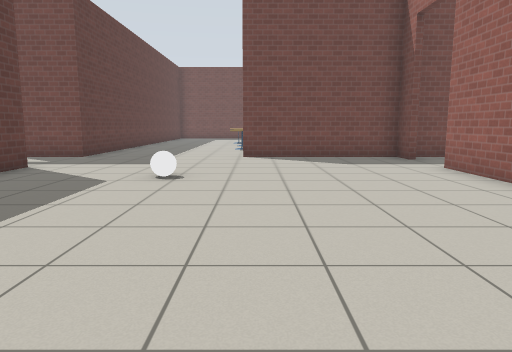
View 1 (above)

23 first-person views from a walk through a world built for the Gazebo simulator. The camera is 1 m above the floor, tilts 8° down and sees 70° across. The floor is counted in squares, 1 m on a side. Each view is taken from the middle of a square. On the plan, view 1 faces up. The plan holds only what a view shows up to about 13 squares ahead; the rest is blank. The robots in the file are not drawn. Gazebo's built-in surfaces are drawn with simple patterns.

View 2
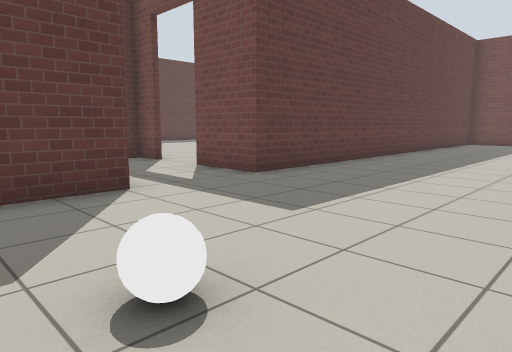

View 3
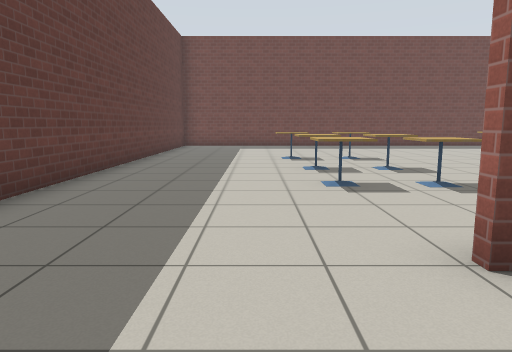

View 4
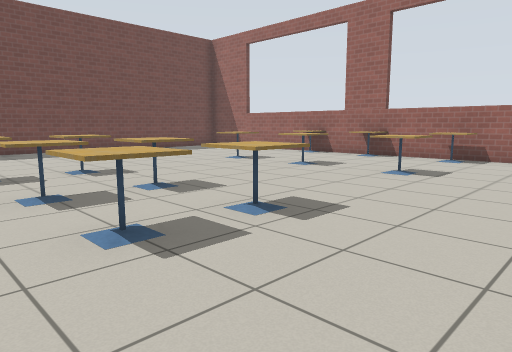

View 5
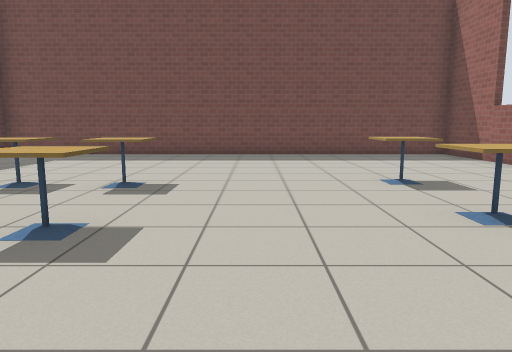

View 6
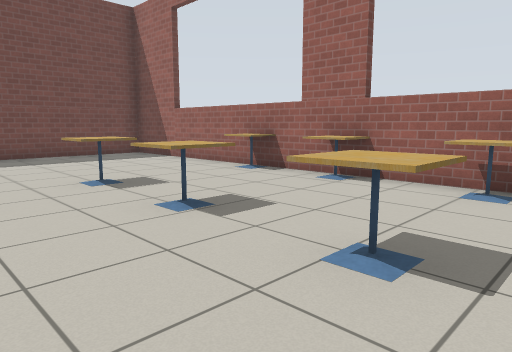

View 7
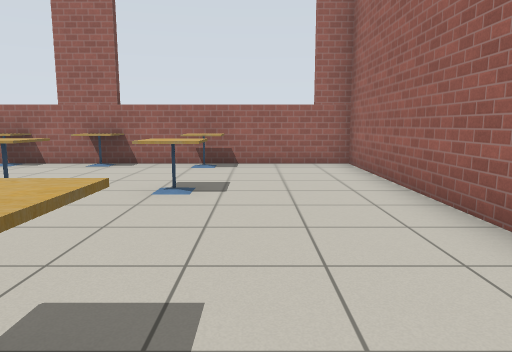

View 8
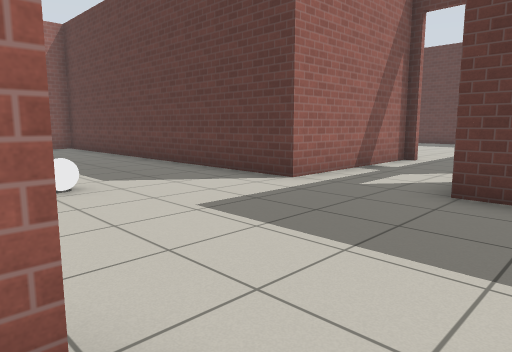

View 9
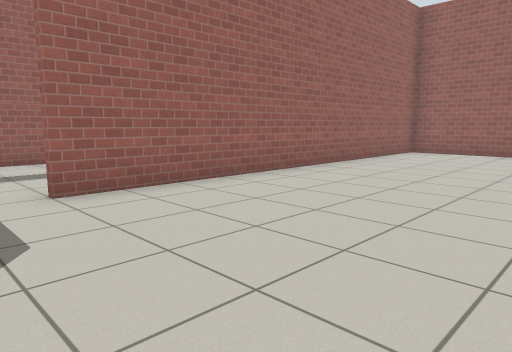

View 10
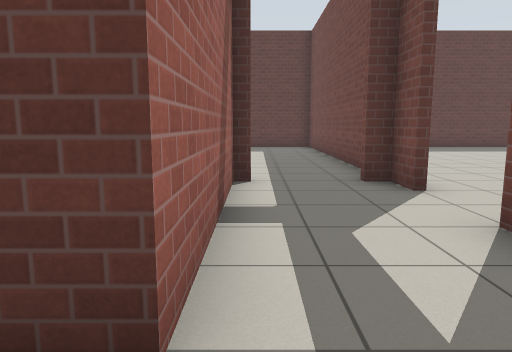

View 11
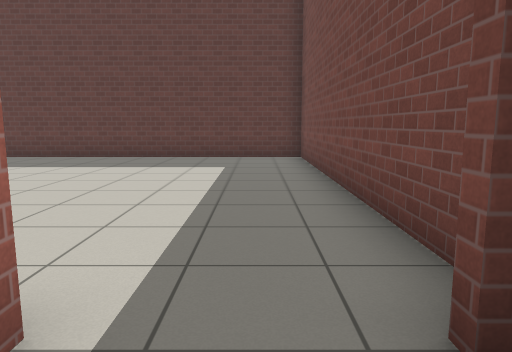

View 12
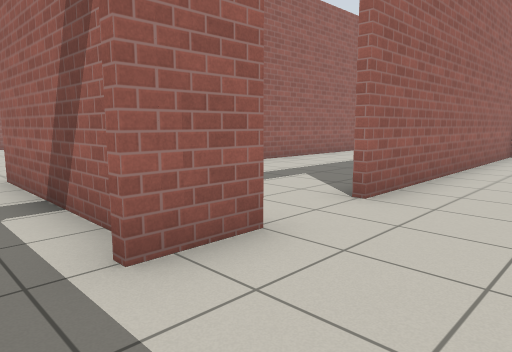

View 13
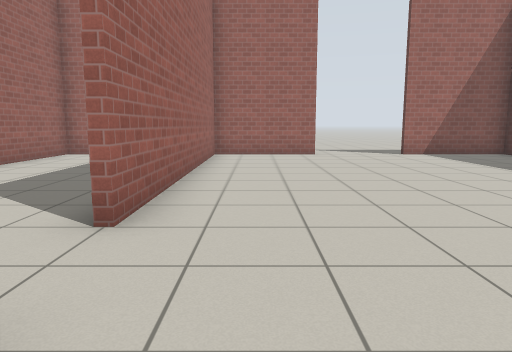

View 14
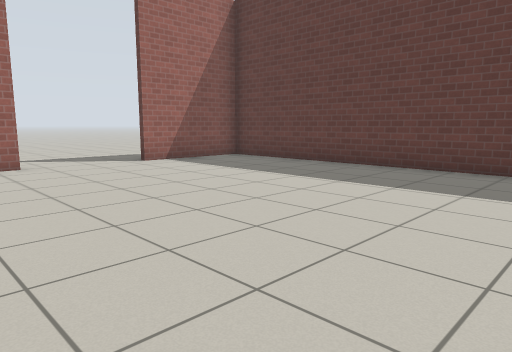

View 15
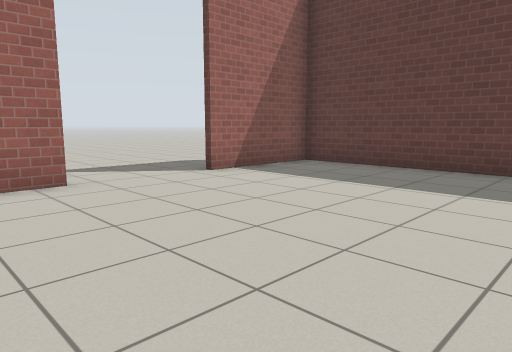

View 16
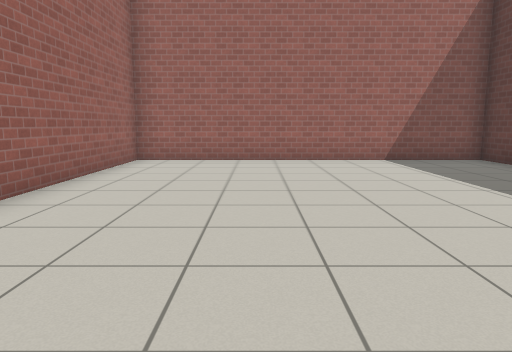

View 17
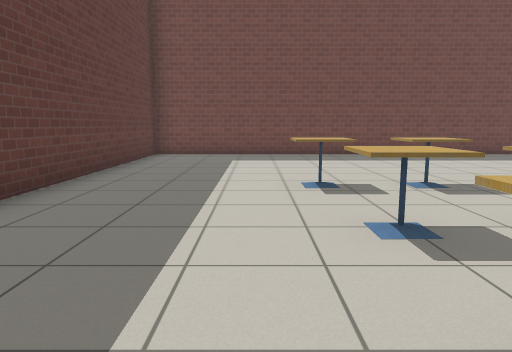

View 18
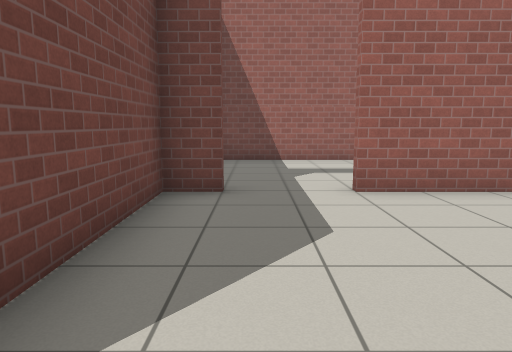

View 19
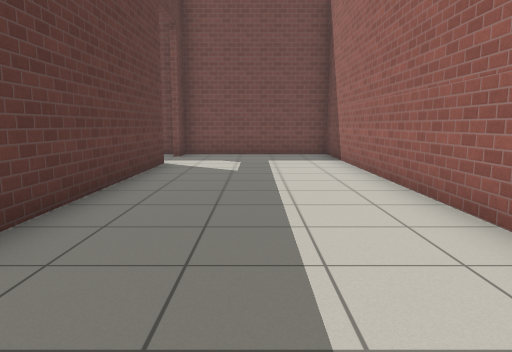

View 20
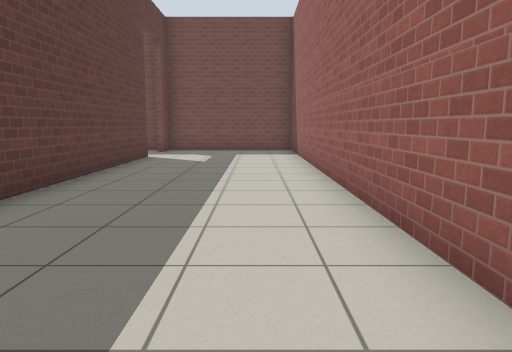

View 21
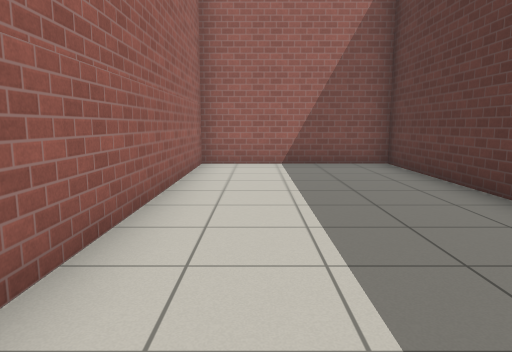

View 22
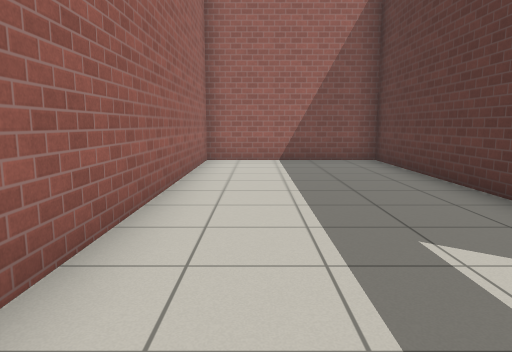

View 23
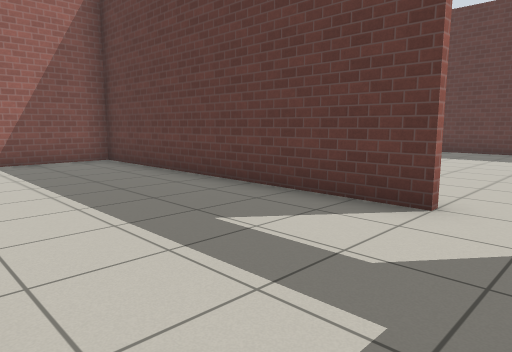

### Floor plan
Ten units are one square. View 1 is at (0, 0); x grows to the right and y downward. Boxes are objects, and circles mark ways between rooms. Rooms are numbered by the first view taken in them; rooms with no view inside come last. Other rooms are left out.
<svg viewBox="-209 -269 309 324">
<path fill="none" stroke="#000" d="M32 -116 95 -116M45 -114 -5 -114M94 -110 94 -264 -54 -264 -54 -114 -75 -114M-104 -90 -104 -86 -54 -86 -54 4M-54 21 -54 35M44 35 44 -85M-51 34 49 34M-106 -74 -106 -90M-141 34 -101 34M-106 35 -106 -55M-114 -114 -204 -114 -204 34 -170 34M46 -85 46 35M49 34 94 34 94 -110M95 -114 45 -114M-104 -56 -104 35M-101 34 -51 34M-56 35 -56 -51"/>
<rect x="-25" y="-75" width="10" height="10" fill="#bbb"><title>white ball</title></rect>
<rect x="-15" y="-155" width="20" height="10" fill="#bbb"><title>cafe table</title></rect>
<rect x="-15" y="-185" width="20" height="20" fill="#bbb"><title>cafe table</title></rect>
<rect x="-15" y="-205" width="10" height="10" fill="#bbb"><title>cafe table</title></rect>
<rect x="5" y="-155" width="10" height="10" fill="#bbb"><title>cafe table</title></rect>
<rect x="5" y="-185" width="10" height="20" fill="#bbb"><title>cafe table</title></rect>
<rect x="5" y="-205" width="10" height="10" fill="#bbb"><title>cafe table</title></rect>
<rect x="45" y="-155" width="20" height="10" fill="#bbb"><title>cafe table</title></rect>
<rect x="45" y="-185" width="20" height="10" fill="#bbb"><title>cafe table</title></rect>
<rect x="45" y="-215" width="20" height="20" fill="#bbb"><title>cafe table</title></rect>
<rect x="85" y="-155" width="10" height="10" fill="#bbb"><title>cafe table</title></rect>
<rect x="85" y="-185" width="10" height="10" fill="#bbb"><title>cafe table</title></rect>
<rect x="85" y="-205" width="10" height="10" fill="#bbb"><title>cafe table</title></rect>
<circle cx="45" cy="-95" r="3" fill="#2a7"/>
<circle cx="-105" cy="-65" r="3" fill="#2a7"/>
<text x="10" y="-130">1</text>
<text x="-150" y="-30">2</text>
<text x="70" y="-40">3</text>
<text x="-80" y="-20">4</text>
</svg>
Room 1 opens to room 3. Room 2 opens to room 4.

Where each view was taken, in squares from view 1:
view 1: 0 up, 0 right, facing up
view 2: 6 up, 0 right, facing up-left
view 3: 9 up, 2 left, facing up
view 4: 12 up, 2 left, facing up-right
view 5: 14 up, 3 right, facing up
view 6: 14 up, 3 right, facing up-right
view 7: 14 up, 0 right, facing right
view 8: 13 up, 0 right, facing down-left
view 9: 10 up, 1 left, facing down-right
view 10: 9 up, 4 left, facing left
view 11: 10 up, 9 left, facing left
view 12: 10 up, 13 left, facing down-right
view 13: 9 up, 12 left, facing down
view 14: 6 up, 12 left, facing down-left
view 15: 3 up, 12 left, facing down-left
view 16: 7 up, 1 right, facing down
view 17: 14 up, 2 left, facing up
view 18: 10 up, 1 left, facing right
view 19: 1 down, 7 right, facing up
view 20: 3 down, 8 right, facing up
view 21: 6 up, 8 right, facing down
view 22: 7 up, 7 left, facing down
view 23: 7 up, 6 left, facing down-left
